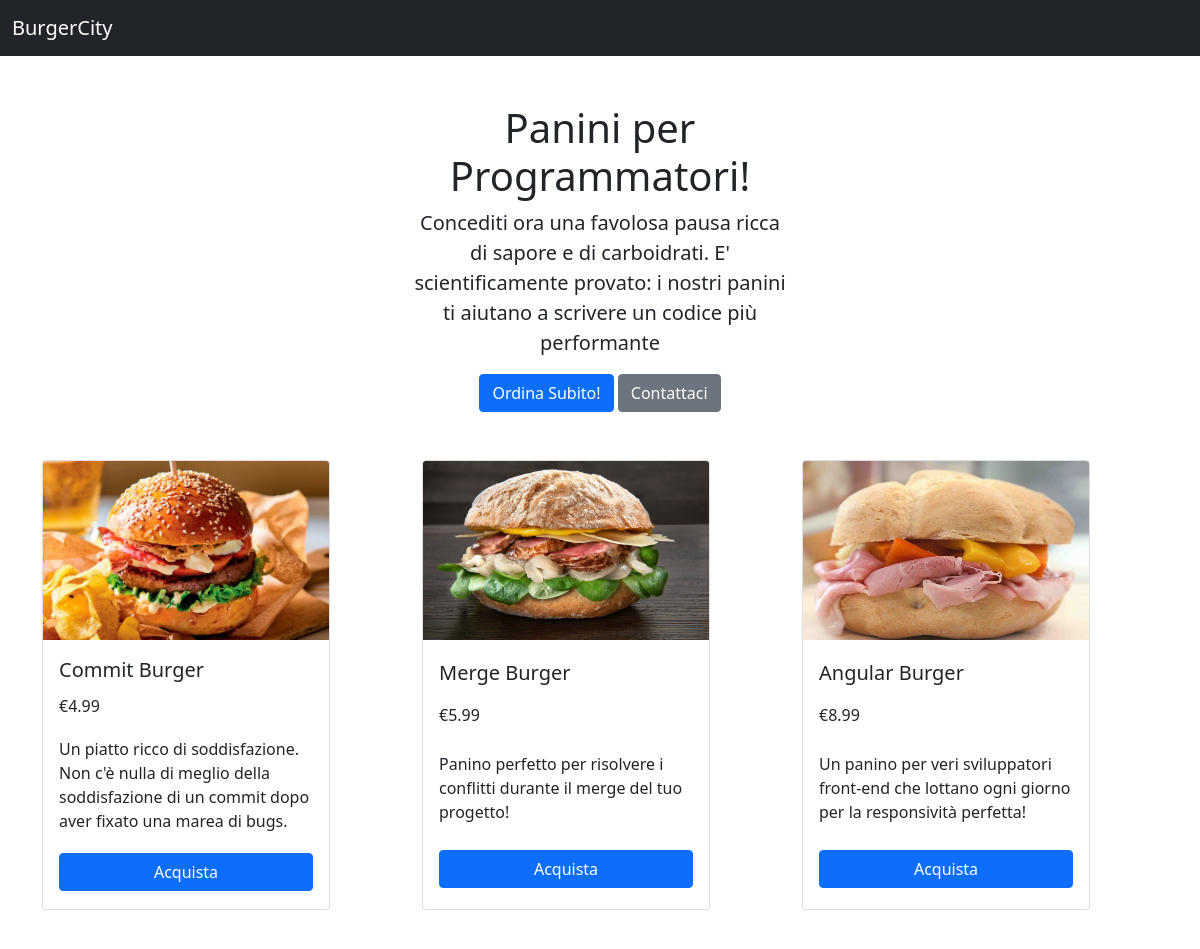
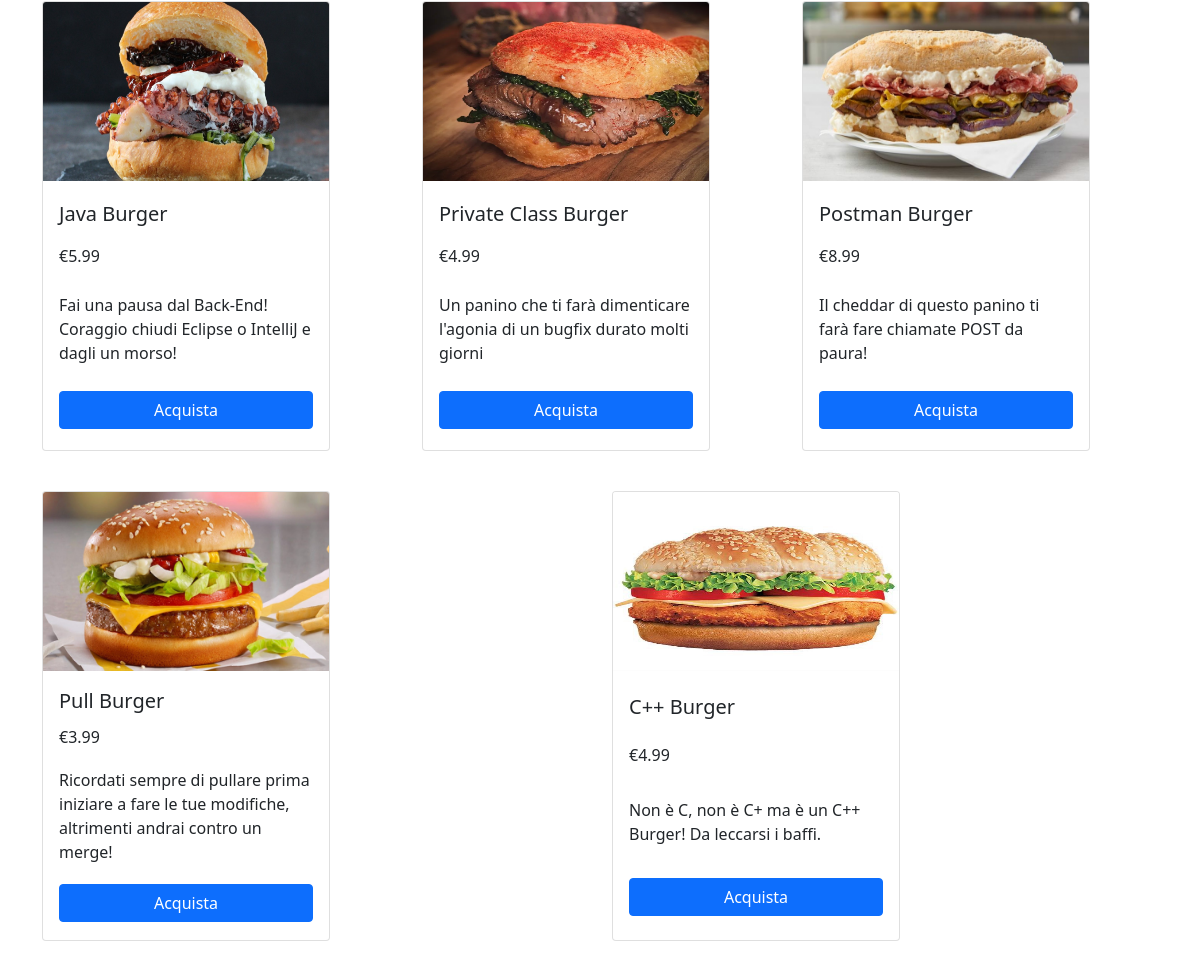
Page /BurgerCity/ on the committed database (2 pictures, top to bottom).
### BurgerCity/models.py (models this page shows, shortened)
class Burger(models.Model):
    immagine = models.ImageField()
    nome = models.CharField(max_length=20)
    prezzo = models.FloatField()
    descrizione = models.CharField(max_length=800)

### BurgerCity/views.py (the view)
# urls.py: path('', views.BurgerCity, name='BurgerCity'),
def BurgerCity(request):
    Burgers = Burger.objects.all()
    return render(request, 'BurgerCity/burgercity.html', {'Burgers': Burgers})

### BurgerCity/templates/BurgerCity/burgercity.html
{% extends 'BurgerCity/common.html' %} {% block content %}
<div class="container my-5 text-center" style="max-width: 400px">
  <h1>Panini per Programmatori!</h1>
  <p class="lead">
    Concediti ora una favolosa pausa ricca di sapore e di carboidrati. E'
    scientificamente provato: i nostri panini ti aiutano a scrivere un codice
    più performante
  </p>
  <button type="button" class="btn btn-primary">Ordina Subito!</button>
  <a href="{% url 'contattaci' %}" type="button" class="btn btn-secondary"
    >Contattaci</a
  >
</div>
<div class="container">
  <div class="row">
    {% for Burger in Burgers %}
    <div class="col-sm">
      <div
        class="card"
        style="width: 18rem; height: 450px; margin-bottom: 40px"
      >
        <img
          src="{{Burger.immagine.url}}"
          class="card-img-top"
          alt="..."
          style="height: 40%"
        />
        <div
          class="card-body"
          style="
            display: flex;
            flex-direction: column;
            justify-content: space-around;
          "
        >
          <h5 class="card-title">{{Burger.nome}}</h5>
          <p class="card-text">€{{Burger.prezzo}}</p>
          <p class="card-text">{{Burger.descrizione}}</p>
          <a href="#" class="btn btn-primary">Acquista</a>
        </div>
      </div>
    </div>
    {% endfor %}
  </div>
</div>
{% endblock %}

### rows in the picture
Burger: immagine (picture), nome "Commit Burger", prezzo "4.99", descrizione "Un piatto ricco di soddisfazione. Non c'è nulla di meglio della soddisfazione di un commit dopo aver fixato una marea di bugs."
Burger: immagine (picture), nome "Merge Burger", prezzo "5.99", descrizione "Panino perfetto per risolvere i conflitti durante il merge del tuo progetto!"
Burger: immagine (picture), nome "Angular Burger", prezzo "8.99", descrizione "Un panino per veri sviluppatori front-end che lottano ogni giorno per la responsività perfetta!"
Burger: immagine (picture), nome "Java Burger", prezzo "5.99", descrizione "Fai una pausa dal Back-End! Coraggio chiudi Eclipse o IntelliJ e dagli un morso!"
Burger: immagine (picture), nome "Private Class Burger", prezzo "4.99", descrizione "Un panino che ti farà dimenticare l'agonia di un bugfix durato molti giorni"
Burger: immagine (picture), nome "Postman Burger", prezzo "8.99", descrizione "Il cheddar di questo panino ti farà fare chiamate POST da paura!"
Burger: immagine (picture), nome "Pull Burger", prezzo "3.99", descrizione "Ricordati sempre di pullare prima iniziare a fare le tue modifiche, altrimenti andrai contro un merge!"
Burger: immagine (picture), nome "C++ Burger", prezzo "4.99", descrizione "Non è C, non è C+ ma è un C++ Burger! Da leccarsi i baffi."
